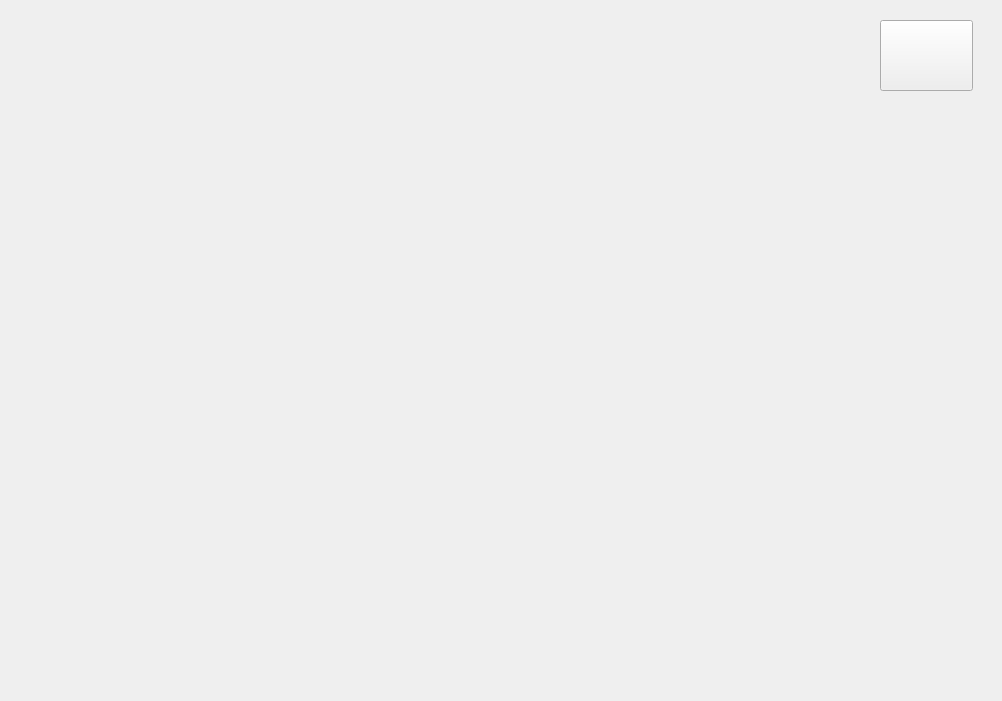
<?xml version="1.0" encoding="UTF-8"?>
<ui version="4.0">
 <class>Form</class>
 <widget class="QWidget" name="Form">
  <property name="geometry">
   <rect>
    <x>0</x>
    <y>0</y>
    <width>1002</width>
    <height>701</height>
   </rect>
  </property>
  <property name="windowTitle">
   <string>Form</string>
  </property>
  <property name="styleSheet">
   <string notr="true">background-image: url(:/new/prefix1/images/background.png);
</string>
  </property>
  <widget class="QPushButton" name="pushButton">
   <property name="geometry">
    <rect>
     <x>880</x>
     <y>20</y>
     <width>93</width>
     <height>71</height>
    </rect>
   </property>
   <property name="styleSheet">
    <string notr="true">border-image: url(:/new/prefix1/images/pause_nor.png);</string>
   </property>
   <property name="text">
    <string/>
   </property>
  </widget>
 </widget>
 <resources/>
 <connections/>
</ui>
